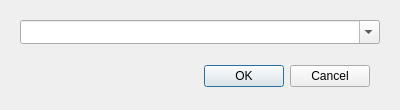
<?xml version="1.0" encoding="UTF-8"?>
<ui version="4.0">
 <class>nUuidSelection</class>
 <widget class="QDialog" name="nUuidSelection">
  <property name="geometry">
   <rect>
    <x>0</x>
    <y>0</y>
    <width>400</width>
    <height>110</height>
   </rect>
  </property>
  <property name="windowTitle">
   <string>UUIDs selection</string>
  </property>
  <property name="windowIcon">
   <iconset resource="../../../Images/Branon.qrc">
    <normaloff>:/images/menu.png</normaloff>:/images/menu.png</iconset>
  </property>
  <widget class="QDialogButtonBox" name="buttonBox">
   <property name="geometry">
    <rect>
     <x>30</x>
     <y>60</y>
     <width>340</width>
     <height>32</height>
    </rect>
   </property>
   <property name="orientation">
    <enum>Qt::Horizontal</enum>
   </property>
   <property name="standardButtons">
    <set>QDialogButtonBox::Cancel|QDialogButtonBox::Ok</set>
   </property>
  </widget>
  <widget class="QComboBox" name="UUIDs">
   <property name="geometry">
    <rect>
     <x>20</x>
     <y>20</y>
     <width>360</width>
     <height>24</height>
    </rect>
   </property>
   <property name="editable">
    <bool>true</bool>
   </property>
   <property name="insertPolicy">
    <enum>QComboBox::NoInsert</enum>
   </property>
  </widget>
 </widget>
 <resources>
  <include location="../../../Images/Branon.qrc"/>
 </resources>
 <connections>
  <connection>
   <sender>buttonBox</sender>
   <signal>accepted()</signal>
   <receiver>nUuidSelection</receiver>
   <slot>accept()</slot>
   <hints>
    <hint type="sourcelabel">
     <x>248</x>
     <y>254</y>
    </hint>
    <hint type="destinationlabel">
     <x>157</x>
     <y>274</y>
    </hint>
   </hints>
  </connection>
  <connection>
   <sender>buttonBox</sender>
   <signal>rejected()</signal>
   <receiver>nUuidSelection</receiver>
   <slot>reject()</slot>
   <hints>
    <hint type="sourcelabel">
     <x>316</x>
     <y>260</y>
    </hint>
    <hint type="destinationlabel">
     <x>286</x>
     <y>274</y>
    </hint>
   </hints>
  </connection>
 </connections>
</ui>
